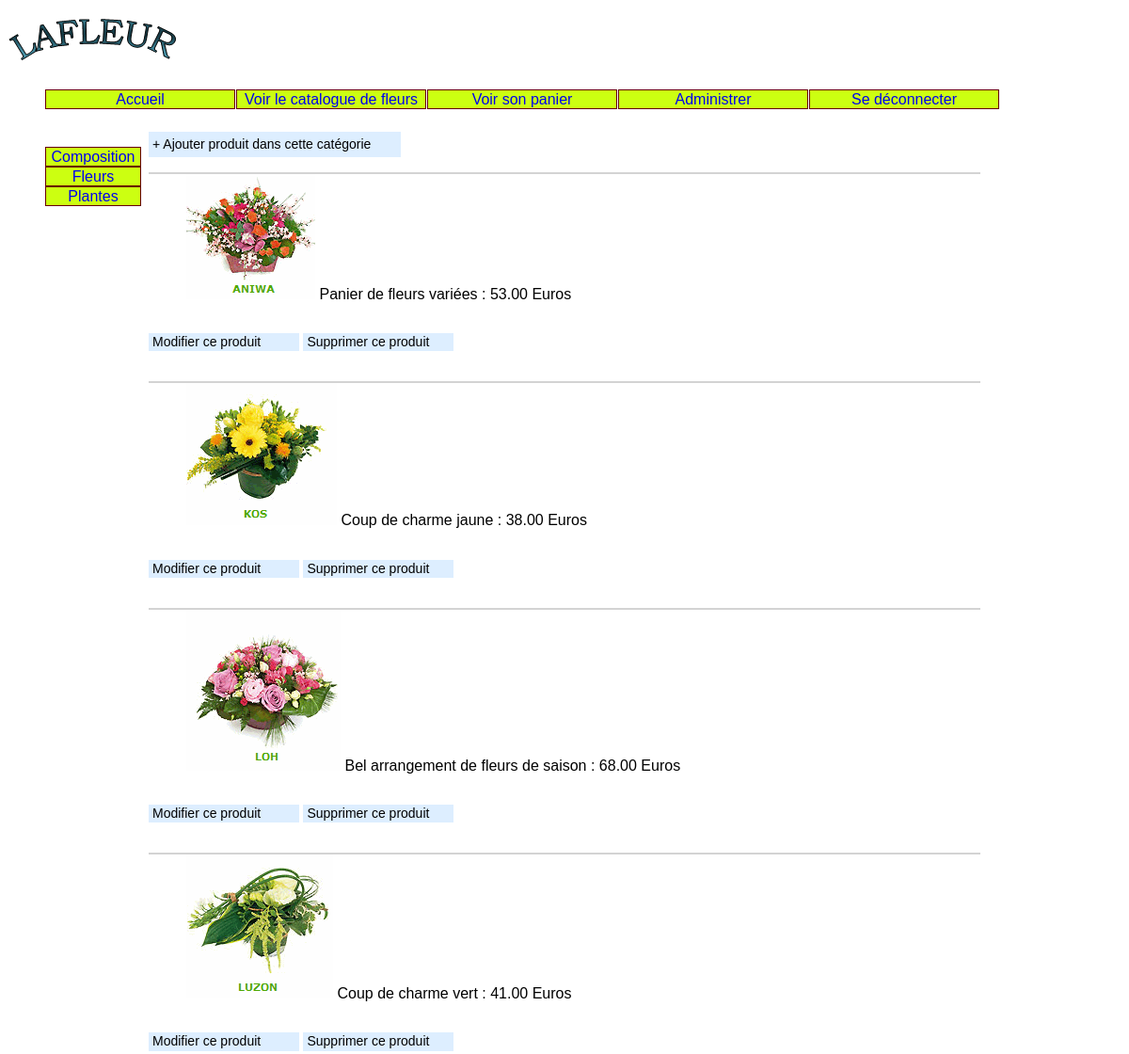
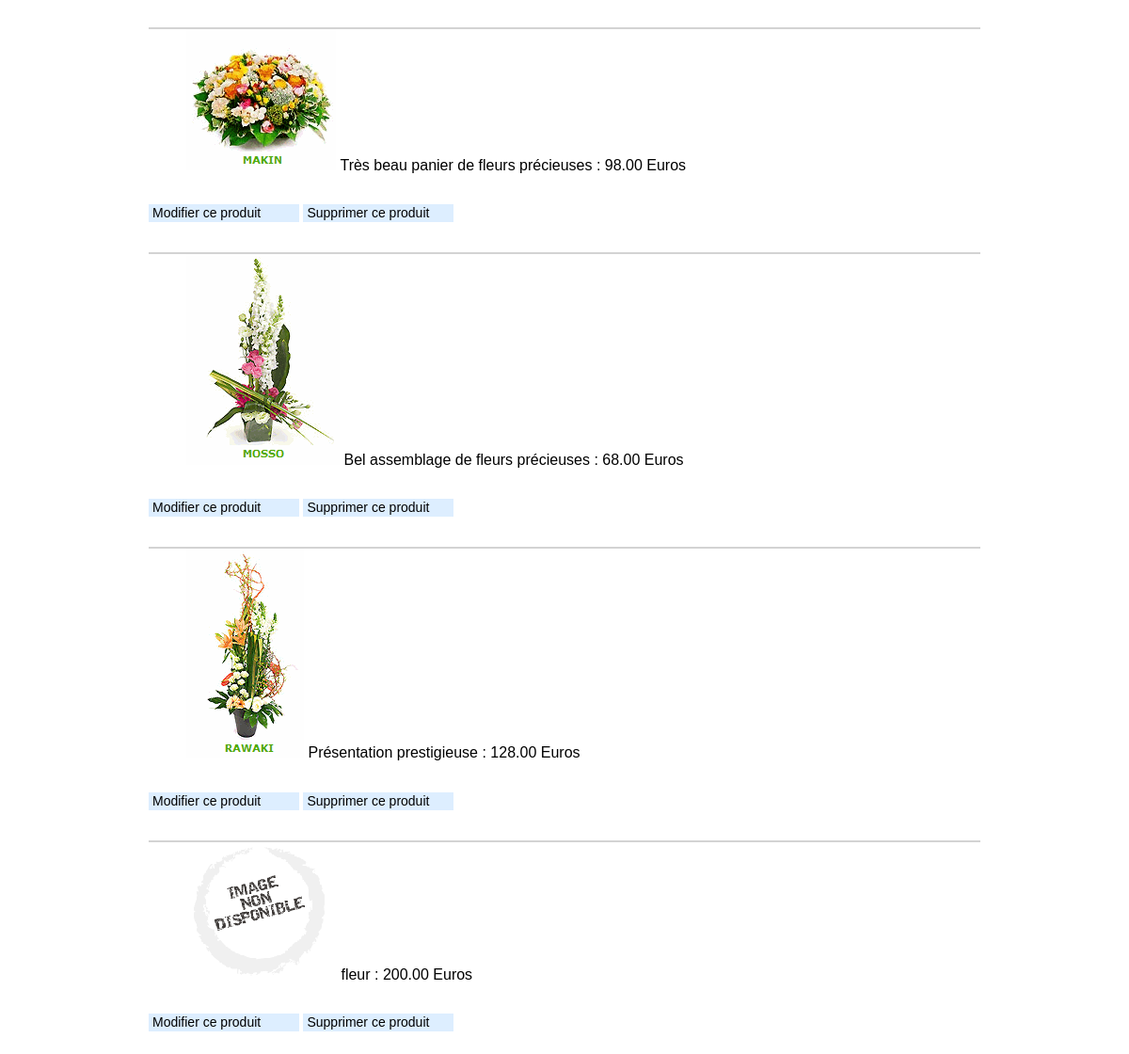
The app's page /index.php?uc=administrer&categorie=com&action=liste_produit (signed in) with its own data (2 pictures, top to bottom).
### tables this page shows
CREATE TABLE IF NOT EXISTS `categorie` (
  `id` char(32) NOT NULL,
  `libelle` char(32) DEFAULT NULL,
  PRIMARY KEY (`id`)
);

CREATE TABLE IF NOT EXISTS `produit` (
  `id` char(32) NOT NULL,
  `description` char(50) DEFAULT NULL,
  `prix` decimal(10,2) DEFAULT NULL,
  `image` char(32) DEFAULT NULL,
  `idCategorie` char(32) NOT NULL,
  PRIMARY KEY (`id`),
  KEY `I_FK_Produit_CATEGORIE` (`idCategorie`)
);

### util/class.pdoLafleur.inc.php (called while the page is built, shortened)
<?php
class PdoLafleur
{
      	private static $serveur='mysql:host=localhost';
      	private static $bdd='dbname=lafleur';
      	private static $user='root' ;
      	private static $mdp='' ;
		private static $monPdo;
		private static $monPdoLafleur = null;
	private function __construct()
	{
    		PdoLafleur::$monPdo = new PDO(PdoLafleur::$serveur.';'.PdoLafleur::$bdd, PdoLafleur::$user, PdoLafleur::$mdp);
			PdoLafleur::$monPdo->query("SET CHARACTER SET utf8");
	}
	public  static function getPdoLafleur()
	{
		if(PdoLafleur::$monPdoLafleur == null)
		{
			PdoLafleur::$monPdoLafleur= new PdoLafleur();
		}
		return PdoLafleur::$monPdoLafleur;
	}
	public function getLesCategories()
	{
		$req = "select * from categorie";
		$res = PdoLafleur::$monPdo->query($req);
		$lesLignes = $res->fetchAll();
		return $lesLignes;
	}
	public function getLesProduitsDeCategorie($idCategorie)
	{
	    $req="select * from produit where idCategorie = '$idCategorie'";
		$res = PdoLafleur::$monPdo->query($req);
		$lesLignes = $res->fetchAll();
		return $lesLignes;
	}
}
?>

### vues/v_adminProduit.php (the view)
<div id="produits">
       <a class="boutonAdd" href="index.php?uc=administrer&action=ajout_produit&categorie=<?php echo $categorie ?> "> + Ajouter produit dans cette catégorie</a>
    <?php
    foreach( $lesProduits as $unProduit)
    {
        $id = $unProduit['id'];
        $description = $unProduit['description'];
        $prix=$unProduit['prix'];
        $image = $unProduit['image'];
        ?>
        <ul>
            <li><img src="<?php echo $image ?>" alt=image /></li>
            <li><?php echo $description ?></li>
            <li><?php echo " : ".$prix." Euros" ?></li>
        </ul>
        <p class="button"><a  href="index.php?uc=administrer&action=modif_produit&idproduit=<?php echo $id ?>">Modifier ce produit</a></p>
        <p class="button"><a  href="index.php?uc=administrer&action=suppr_produit&idproduit=<?php echo $id ?>">Supprimer ce produit</a></p>
    <?php
    }
    ?>
</div>

### vues/v_adminCat.php
<ul id="categories">
    <?php
    foreach($lesCategories as $uneCategorie)
    {
        $idCategorie = $uneCategorie['id'];
        $libCategorie = $uneCategorie['libelle'];
        ?>
        <li>
            <a href=index.php?uc=administrer&categorie=<?php echo $idCategorie ?>&action=liste_produit><?php echo $libCategorie ?></a>
        </li>
    <?php
    }
    ?>
</ul>

### util/cssGeneral.css (style rules this page uses)
html { font:normal 100%/1.2em "Trebuchet MS",Verdana,Helvetica,Arial,sans-serif; }
#categories { float:left; }
#produits { padding:0 150px; }
#menu li a , #categories li a { text-decoration:none; }
#categories li { list-style-type: none; list-style-image:none; margin-right: 1px ; border:1px solid #600; width:100px; text-align:center; background:#ccff11; }
.boutonAdd { background-color: #DDEEFF; display: inline-block; width: 260px; font-size: 14px; text-decoration: none; color: black; padding: 4px; }
.button { background-color: #DDEEFF; display: inline-block; width: 160px; }
.button a { font-size: 14px; text-decoration: none; color: black; padding: 4px; }
#produits li, #produits li a { list-style-type: none; list-style-image:none; display:inline; width:175px; text-align:center; height:205px; font: 1em "Trebuchet MS",Arial,sans-serif ; }
#produits ul { border-top: 2px solid lightgrey; }

### records on screen
categorie: libelle "Composition"
categorie: libelle "Fleurs"
categorie: libelle "Plantes"
produit: image (picture), description "Panier de fleurs variées", prix "53.00"
produit: image (picture), description "Coup de charme jaune", prix "38.00"
produit: image (picture), description "Bel arrangement de fleurs de saison", prix "68.00"
produit: image (picture), description "Coup de charme vert", prix "41.00"
produit: image (picture), description "Très beau panier de fleurs précieuses", prix "98.00"
produit: image (picture), description "Bel assemblage de fleurs précieuses", prix "68.00"
produit: image (picture), description "Présentation prestigieuse", prix "128.00"
produit: image (picture), description "fleur", prix "200.00"
